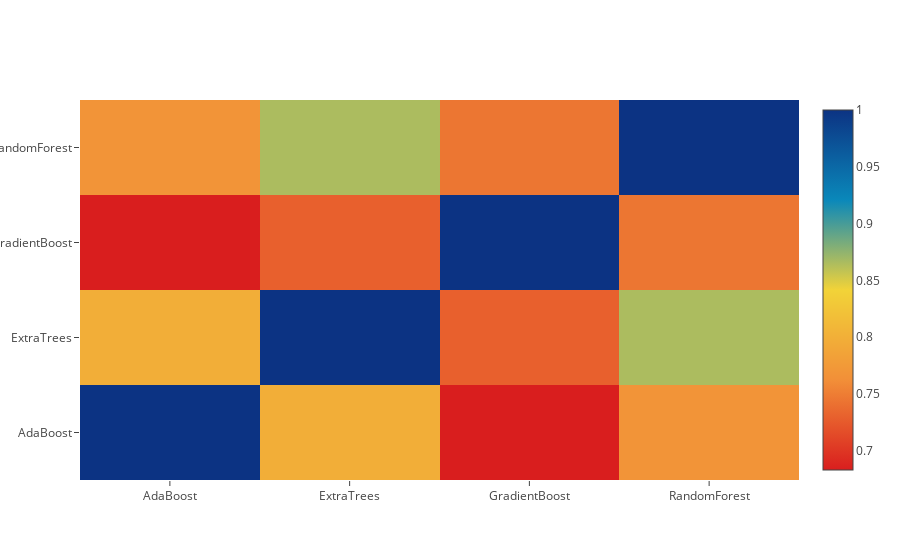

The notebook cell saved with this chart:
### Markdown cell above
# 2차 모델 data간의 상관계수 분석
 - 모델간의 상관계수가 적은것을 stacking 해야지 확률이 더 높아짐

### Code cell
data = [
    go.Heatmap(
        z= base_predictions_train.astype(float).corr().values ,
        x=base_predictions_train.columns.values,
        y= base_predictions_train.columns.values,
          colorscale='Portland',
            showscale=True,
            reversescale = True
    )
]
py.iplot(data, filename='labelled-heatmap')

### Figure 1 — Plotly figure (JSON) as saved in the notebook; plotly's stock layout.template omitted (floating-point values rounded to 4 significant figures)
{"data": [{"colorscale": "Portland", "reversescale": true, "showscale": true, "type": "heatmap", "x": ["AdaBoost", "ExtraTrees", "GradientBoost", "RandomForest"], "y": ["AdaBoost", "ExtraTrees", "GradientBoost", "RandomForest"], "z": [[1, 0.7984, 0.6831, 0.7677], [0.7984, 1, 0.7293, 0.8654], [0.6831, 0.7293, 1, 0.7445], [0.7677, 0.8654, 0.7445, 1]]}], "layout": {}}
